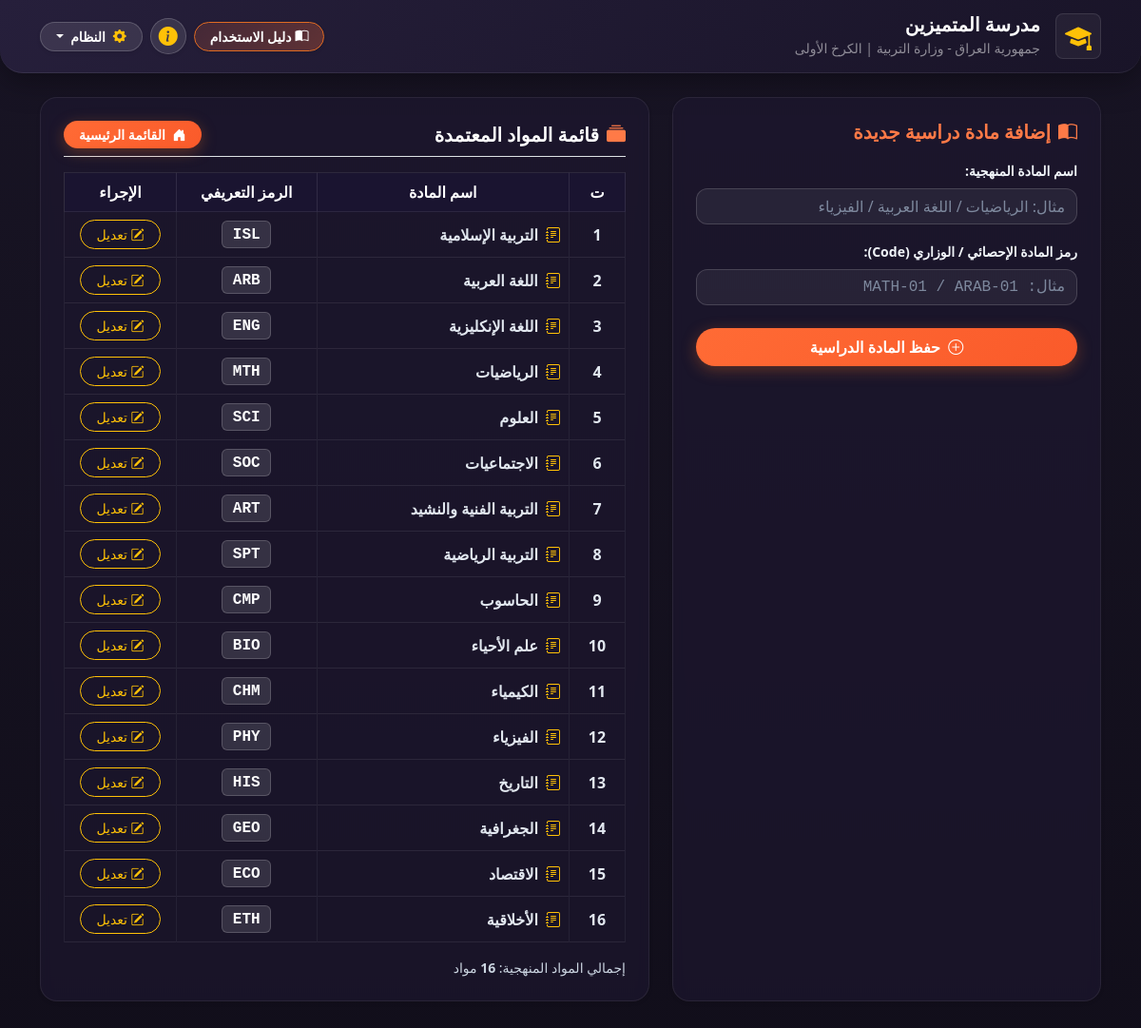
The app's page /api/portal/subjects-manage/ with its own data.
### core/models.py (models this page shows, shortened)
class SchoolSettings(models.Model):
    GENDER_CHOICES = (
        ('boys', 'بنين (ذكور)'),
        ('girls', 'بنات (إناث)'),
        ('mixed', 'مختلط'),
    )
    LEVEL_CHOICES = (
        ('primary', 'ابتدائية (الصفوف 1 - 6)'),
        ('intermediate', 'متوسطة (الأول - الثالث متوسط)'),
        ('preparatory', 'إعدادية (الرابع - السادس إعدادي)'),
        ('secondary', 'ثانوية (متوسطة + إعدادية)'),
        ('all_stages', 'شاملة / ثانوية متكاملة (ابتدائية + متوسطة + إعدادية)'),
    )
    school_name = models.CharField(max_length=255, default='اسم المؤسسة التعليمية', verbose_name='اسم المدرسة')
    ministry_school_code = models.CharField(max_length=50, default='', blank=False, verbose_name='الرمز الإحصائي الوزاري للمدرسة (كود التربية)')
    director_name = models.CharField(max_length=255, default='', blank=True, verbose_name='اسم مدير المدرسة')
    directorate = models.CharField(max_length=255, default='المديرية العامة للتربية', verbose_name='المديرية العامة للتربية')
    sub_directorate = models.CharField(max_length=255, default='قسم التربية', verbose_name='القسم / الممثلية')
    school_gender = models.CharField(max_length=20, choices=GENDER_CHOICES, default='boys', verbose_name='جنس المدرسة')
    school_level = models.CharField(max_length=20, choices=LEVEL_CHOICES, default='secondary', verbose_name='المرحلة الدراسية')
    logo = models.ImageField(upload_to='school_logos/', null=True, blank=True, verbose_name='لوغو المدرسة')
    daily_periods_count = models.PositiveIntegerField(default=6, verbose_name='عدد الحصص اليومية المعتمدة')
    installation_date = models.DateField(default=timezone.now, verbose_name='تاريخ تثبيت المنظومة')
    is_subscription_active = models.BooleanField(default=True, verbose_name='حالة الاشتراك (مفعل/معطل)')
    subscription_end_date = models.DateField(null=True, blank=True, verbose_name='تاريخ نهاية الاشتراك')
    license_key = models.CharField(max_length=100, blank=True, null=True, verbose_name='مفتاح الترخيص البرمجي')
    license_hash = models.CharField(max_length=64, blank=True, null=True, verbose_name='توقيع التشفير لحماية الترخيص')
    is_first_run_completed = models.BooleanField(default=False, verbose_name='اكتمل معالج الإعداد الأول')
    class Meta:
        verbose_name = 'إعدادات وهوية المدرسة والترخيص'
        verbose_name_plural = 'إعدادات وهوية المدرسة والترخيص'
    @property
    def is_official_license(self):
        if not self.license_key or not self.license_hash or not self.subscription_end_date:
            return False
        from .licensing import compute_license_seal
        expected_seal = compute_license_seal(str(self.subscription_end_date), self.license_key)
        return self.license_hash == expected_seal
    @property
    def is_trial(self):
        return not self.is_official_license
    @property
    def is_trial_or_license_valid(self):
        if not self.is_subscription_active or not self.subscription_end_date:
            return False
        today = timezone.now().date()
        if today > self.subscription_end_date:
            return False
        if self.license_hash:
            from .licensing import compute_license_seal
            expected_seal = compute_license_seal(str(self.subscription_end_date), self.license_key or '')
            if self.license_hash != expected_seal:
                return False
        return True
    @property
    def days_remaining(self):
        if not self.subscription_end_date:
            return 0
        today = timezone.now().date()
        delta = (self.subscription_end_date - today).days
        return max(0, delta)
    @property
    def subscription_status_label(self):
        if not self.is_trial_or_license_valid:
            return "انتهت الفترة التجريبية (14 يوماً)"
        days = self.days_remaining
        if self.is_trial:
            return f"نسخة تجريبية (متبقي {days} يوم)"
        else:
            return f"اشتراك مفعّل رسمياً (متبقي {days} يوم)"
    @classmethod
    def get_settings(cls):
        obj, created = cls.objects.get_or_create(id=1)
        today = timezone.now().date()
        save_needed = False
        if not obj.installation_date:
            obj.installation_date = today
            save_needed = True
        if save_needed:
            obj.save()
        return obj

class Subject(models.Model):
    name = models.CharField(max_length=100, verbose_name='اسم المادة')
    code = models.CharField(max_length=20, blank=True, null=True, verbose_name='رمز المادة')
    class Meta:
        verbose_name = 'مادة دراسية'
        verbose_name_plural = 'المواد الدراسية'

### core/views.py (the view, shortened to what this page needs)
# urls.py: path('portal/subjects-manage/', portal_subjects_manage, name='portal_subjects_manage'),
def portal_subjects_manage(request):
    school = SchoolSettings.get_settings()
    subjects = Subject.objects.all().order_by('id')
    return render(request, 'portal/subjects_manage.html', {'school': school, 'subjects': subjects})

### core/licensing.py (called while the page is built)
def get_machine_fingerprint():
    node = uuid.getnode()
    raw = f"NODE_{node}_{SECRET_SALT}"
    hashed = hashlib.sha256(raw.encode()).hexdigest().upper()
    return f"{hashed[:4]}-{hashed[4:8]}-{hashed[8:12]}"

### core/templates/portal/subjects_manage.html (shortened to what this page needs)
{% extends 'portal/base_portal.html' %}
{% block content %}
<div class="row g-4 mb-4">
    <div class="col-12 col-lg-5">
        <div class="card card-custom p-4 border-start border-primary border-4 shadow-sm h-100">
            <h5 class="fw-bold text-primary mb-3">
                <i class="bi bi-book-half me-2"></i>إضافة مادة دراسية جديدة
            </h5>
            <form method="POST">
                <div class="mb-3">
                    <label class="form-label small fw-bold">اسم المادة المنهجية:</label>
                    <input type="text" name="name" class="form-control"
                        placeholder="مثال: الرياضيات / اللغة العربية / الفيزياء" required>
                </div>
                <div class="mb-4">
                    <label class="form-label small fw-bold">رمز المادة الإحصائي / الوزاري (Code):</label>
                    <input type="text" name="code" class="form-control font-monospace"
                        placeholder="مثال: MATH-01 / ARAB-01" required>
                </div>
                <button type="submit" class="btn btn-primary rounded-pill w-100 fw-bold py-2">
                    <i class="bi bi-plus-circle me-1"></i> حفظ المادة الدراسية
                </button>
            </form>
        </div>
    </div>
    <div class="col-12 col-lg-7">
        <div class="card card-custom p-4 shadow-sm h-100">
            <div class="d-flex justify-content-between align-items-center mb-3 border-bottom pb-2">
                <h5 class="fw-bold text-dark mb-0">
                    <i class="bi bi-collection-fill text-primary me-2"></i>قائمة المواد المعتمدة
                </h5>
                <a href="{% url 'portal_dashboard' %}" class="btn btn-primary btn-sm rounded-pill px-3 shadow-sm">
                    <i class="bi bi-house-door-fill me-1"></i> القائمة الرئيسية
                </a>
            </div>
            <div class="table-responsive">
                <table class="table table-bordered table-hover align-middle mb-0 text-center">
                    <thead>
                        <tr>
                            <th style="width: 10%;">ت</th>
                            <th style="width: 45%;">اسم المادة</th>
                            <th style="width: 25%;">الرمز التعريفي</th>
                            <th style="width: 20%;">الإجراء</th>
                        </tr>
                    </thead>
                    <tbody>
                        {% for sub in subjects %}
                        <tr>
                            <td class="fw-bold">{{ forloop.counter }}</td>
                            <td class="text-start fw-bold pe-3">
                                <i class="bi bi-journal-text text-warning me-1"></i> {{ sub.name }}
                            </td>
                            <td>
                                <span class="badge font-monospace fs-6" style="background: rgba(255, 255, 255, 0.12); color: #ffffff; border: 1px solid rgba(255, 255, 255, 0.18);">{{ sub.code }}</span>
                            </td>
                            <td>
                                <button type="button" class="btn btn-sm btn-outline-warning rounded-pill px-3"
                                    data-bs-toggle="modal" data-bs-target="#editSubjectModal{{ sub.id }}">
                                    <i class="bi bi-pencil-square"></i> تعديل
                                </button>
                            </td>
                        </tr>
                        {% empty %}
                        <tr>
                            <td colspan="4" class="text-muted py-4">لم يتم تسجيل أي مواد دراسية حتى الآن.</td>
                        </tr>
                        {% endfor %}
                    </tbody>
                </table>
            </div>
            <div class="mt-3 text-muted small">
                إجمالي المواد المنهجية: <strong>{{ subjects|length }}</strong> مواد
            </div>
        </div>
    </div>
</div>
{% endblock %}

### core/templates/portal/base_portal.html (shortened to what this page needs)
{% load static %}
<!DOCTYPE html>
<html lang="ar" dir="rtl">
<head>
    <link rel="stylesheet" href="{% static 'css/bootstrap.rtl.min.css' %}">
    <link rel="stylesheet" href="{% static 'css/bootstrap-icons.min.css' %}">
</head>
<body>
    <header class="app-header no-print">
        <div class="container d-flex justify-content-between align-items-center flex-wrap gap-2">
            <div class="d-flex align-items-center gap-3">
                <span id="secret-owner-trigger" style="cursor: pointer; user-select: none;" title="جمهورية العراق - وزارة التربية">
                    {% if school.logo %}
                        <img src="{{ school.logo.url }}" alt="Logo" class="rounded-3 shadow-sm border border-white p-1 bg-white" style="width: 48px; height: 48px; object-fit: cover;">
                    {% else %}
                        <div class="rounded-3 bg-white bg-opacity-10 p-2 d-flex align-items-center justify-content-center border border-white border-opacity-25" style="width: 48px; height: 48px;">
                            <i class="bi bi-mortarboard-fill fs-3 text-warning"></i>
                        </div>
                    {% endif %}
                </span>
                <div id="school-title-trigger" style="cursor: pointer; user-select: none;" title="إدارة المدرسة">
                    <h5 class="mb-0 fw-bold text-white">{{ school.school_name|default:"نظام الإدارة المدرسية الحديث" }}</h5>
                    <small class="text-white-50">جمهورية العراق - وزارة التربية | {{ school.directorate|default:"المديرية العامة للتربية" }}</small>
                </div>
            </div>
            <div class="d-flex align-items-center gap-2 flex-wrap">
                <button type="button" class="btn btn-sm btn-guide-cta rounded-pill px-3 fw-bold shadow-sm d-flex align-items-center gap-1"
                        data-bs-toggle="modal" data-bs-target="#userGuideModal" title="فتح دليل الاستخدام والتعليمات الشاملة (100% من المنظومة)">
                    <i class="bi bi-book-half"></i>
                    <span>دليل الاستخدام</span>
                </button>
                <button type="button" class="btn btn-sm btn-secondary rounded-circle shadow-sm d-flex align-items-center justify-content-center"
                        style="width: 38px; height: 38px;" data-bs-toggle="modal" data-bs-target="#systemInfoModal" title="حول المنظومة والدعم الفني">
                    <i class="bi bi-info-circle-fill text-warning fs-5"></i>
                </button>
                <div class="dropdown">
                    <button class="btn btn-sm btn-secondary rounded-pill px-3 fw-bold dropdown-toggle shadow-sm text-white"
                        type="button" data-bs-toggle="dropdown" aria-expanded="false">
                        <i class="bi bi-gear-fill me-1 text-warning"></i> النظام
                    </button>
                </div>
            </div>
        </div>
    </header>
    <main class="container">
        {% block content %}{% endblock %}
    </main>
</body>
</html>

### records on screen
SchoolSettings: school_name "مدرسة المتميزين", directorate "الكرخ الأولى"
Subject: name "التربية الإسلامية", code "ISL"
Subject: name "اللغة العربية", code "ARB"
Subject: name "اللغة الإنكليزية", code "ENG"
Subject: name "الرياضيات", code "MTH"
Subject: name "العلوم", code "SCI"
Subject: name "الاجتماعيات", code "SOC"
Subject: name "التربية الفنية والنشيد", code "ART"
Subject: name "التربية الرياضية", code "SPT"
Subject: name "الحاسوب", code "CMP"
Subject: name "علم الأحياء", code "BIO"
Subject: name "الكيمياء", code "CHM"
Subject: name "الفيزياء", code "PHY"
Subject: name "التاريخ", code "HIS"
Subject: name "الجغرافية", code "GEO"
Subject: name "الاقتصاد", code "ECO"
Subject: name "الأخلاقية", code "ETH"

### other values on screen
{{ subjects|length }} "16"
